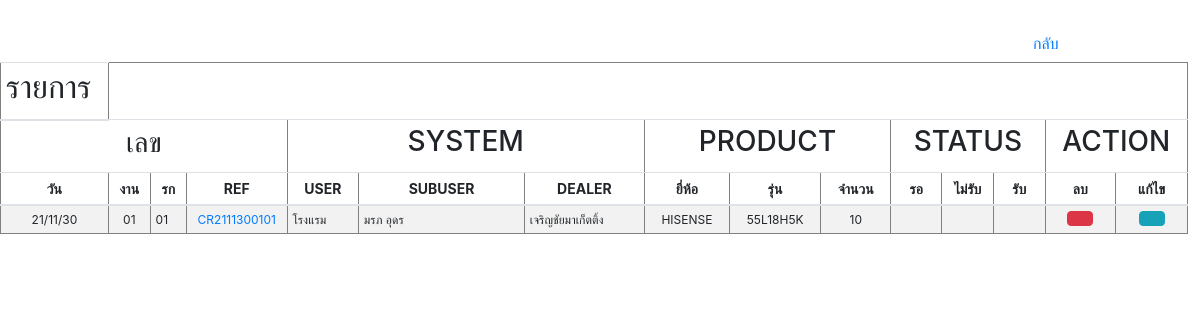
Before: /customer/customer_show.php with the older database file.
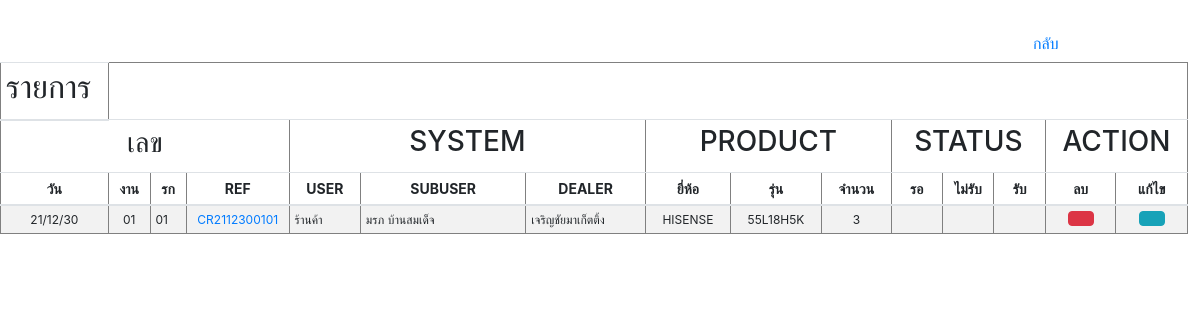
After: the same page with the newer database file.
### tables this page shows
CREATE TABLE `customer` (
  `REF_NO` varchar(255) NOT NULL,
  `CUSTOMER_ID` int(10) NOT NULL,
  `CREATE_DATE` varchar(255) NOT NULL,
  `TIME` varchar(255) NOT NULL,
  `AMOUNT` float NOT NULL,
  `PROJECT` varchar(255) NOT NULL,
  `USER` varchar(255) NOT NULL,
  `UNIT` varchar(255) DEFAULT NULL,
  `BRANDNAME` varchar(255) NOT NULL,
  `SERIES` varchar(255) NOT NULL,
  `LOGO` varchar(255) DEFAULT NULL,
  `PROVINCE` varchar(255) NOT NULL,
  `DISTRICT` varchar(255) NOT NULL,
  `SUBDISTRICT` varchar(255) NOT NULL,
  `ZIPCODE` varchar(5) NOT NULL,
  `CONTACT` varchar(255) NOT NULL,
  `DEPARTMENT` varchar(255) NOT NULL,
  `NAME` varchar(255) NOT NULL,
  `PHONE` varchar(10) NOT NULL,
  `EMAIL` varchar(255) NOT NULL,
  `DEALER` varchar(255) NOT NULL,
  `WE` varchar(255) NOT NULL DEFAULT 'Azza',
  `SUPPLIER` varchar(255) NOT NULL
);

### customer/customer_show.php (the view, shortened to what this page needs)
<?php
$conn=new Databases;
$conn = $conn->__construct();
$query = "SELECT * FROM customer";
$result = mysqli_query($conn, $query);
$idx=00;
?>
<!DOCTYPE html PUBLIC "-//W3C//DTD XHTML 1.0 Transitional//EN" "http://www.w3.org/TR/xhtml1/DTD/xhtml1-transitional.dtd">
<html xmlns="http://www.w3.org/1999/xhtml">
<head>
<link rel="stylesheet" href="https://cdn.jsdelivr.net/npm/bootstrap@4.6.0/dist/css/bootstrap.min.css">
    <link href="https://unpkg.com/gijgo@1.9.13/css/gijgo.min.css" rel="stylesheet" type="text/css" />
</head>
<body>
<br>
<a style="margin-left:85%" class="btn btn-link" href="customer.php">กลับ</a>
<table border='1' style="width:99%;" class="table table-striped table-sm">
  <thead style="font-size:14px;">
   <tr>
        <th><h2>รายการ</h2></th>
    </tr>
    <tr align="center">
        <td colspan="4"><h3>เลข</h3></td>
        <td colspan="3"><h3>SYSTEM</h3></td>
        <td colspan="3"><h3>PRODUCT</h3></td>
        <td colspan="3"><h3>STATUS</h3></td>
        <td colspan="2"><h3>ACTION</h3></td>
    </tr>
    <tr align="center">
        <th>วัน</th>
        <th>งาน</th>
        <th>รก</th>
        <th>REF</th>
        	<th>USER</th>
            <th>SUBUSER</th>
            <th>DEALER</th>
		<th>ยี่ห้อ</th>
        <th>รุ่น</th>
        <th>จำนวน</th>
      	   <th>รอ</th>
           <th>ไม่รับ</th>
           <th>รับ</th>
     			<th>ลบ</th>
            	<th>แก้ไข</th>
     </tr>
  </thead>
  <tbody style="font-size:12px;">
      <?php
		while($row = mysqli_fetch_array($result))
		{$idx=$idx+1;
		?>
		<tr id=<?php echo $row["CUSTOMER_ID"];?>>
        <td width="1%" align="center"><nobr><?php echo $row['CREATE_DATE'];?></nobr></td>
    	<td width="1%" align="center"><nobr><?php echo sprintf("%02d",$row['CUSTOMER_ID']); ?></a></nobr></td>
    	<td width="1%" align="left"><nobr><?php echo sprintf("%02d",$row['CUSTOMER_ID']); ?></nobr></td>
    	<td width="1%" align="center"><nobr><a href="customer_show_user.php?ID=<?=$row['CUSTOMER_ID'];?>"><?php echo "CR".$row['REF_NO'].sprintf("%02d",$row['CUSTOMER_ID']).sprintf("%02d",$row['CUSTOMER_ID']);?></a></nobr></td>
    	<td width="2%" align="left"><nobr><?php echo $row['USER']; ?></nobr></td>
        <td width="7%" align="left"><nobr><?php echo $row['UNIT']; ?></nobr></td>
        <td width="3%" align="left"><nobr><?php echo $row['DEALER']; ?></nobr></td>
        <td width="2%" align="center"><nobr><?php echo $row['BRANDNAME']?></td>
        <td width="2%" align="center"><nobr><?php echo substr($row['LOGO'],5,10)?></td>
        <td width="2%" align="center"><nobr><?php echo $row['AMOUNT']?></td>
        <td width="1%" style="cursor: pointer;" id="U2D"></td>
        <td width="1%" style="cursor: pointer;" id="D2W"></td>
        <td width="1%" style="cursor: pointer;" id="W2S"></td>
        <td width="1%" align="center"><button class="btn btn-danger dels" id="dels" name="dels" onclick="dels(<?php echo $row["CUSTOMER_ID"];?>)" ></button></td>
        <td width="1%" align="center" ><button class="btn btn-info edits" id="edits" name="edits" onclick="edits(<?php echo $row["CUSTOMER_ID"];?>)" ></button></td>
		</tr>
        <?php
		}
?>
   </tbody>
</table>
</body>
</body>
</html>

Changed rows visible on the page:
changed customer "เจริญชัยมาเก็ตติ้ง": CREATE_DATE "21/11/30" → "21/12/30"; REF_NO "211130" → "211230"; USER "โรงแรม" → "ร้านค้า"; UNIT "มรภ อุดร" → "มรภ บ้านสมเด็จ"; AMOUNT "10" → "3"
